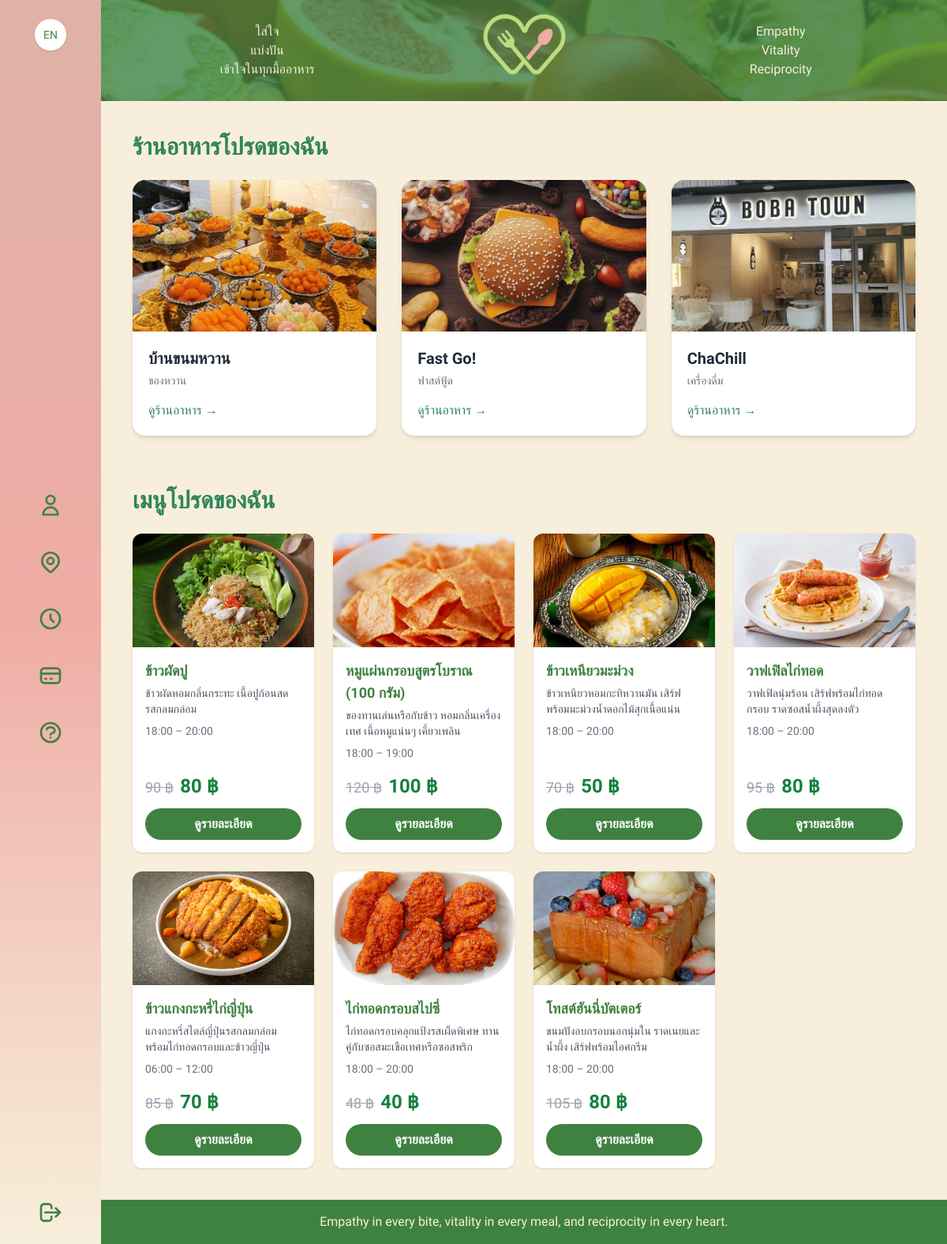
The page /favorites/ (signed in) on the database its author committed.
### myapp/models.py (models this page shows, shortened)
class Restaurant(models.Model):
    name       = models.CharField("ชื่อร้าน", max_length=100)
    category   = models.ForeignKey(Category, on_delete=models.SET_NULL,
                                   null=True, related_name='restaurants')
    image      = models.ImageField("รูปภาพร้าน", upload_to='restaurants/', blank=True)
    description= models.TextField("คำอธิบาย", blank=True)
    favorites  = models.ManyToManyField(User,
                       blank=True,
                       related_name='favorite_restaurants',
                       verbose_name="ผู้ที่ชื่นชอบ")
    class Meta:
        verbose_name        = "ร้านอาหาร"
        verbose_name_plural = "ร้านอาหาร"

class Category(models.Model):
    name         = models.SlugField("รหัสหมวด", max_length=50, unique=True)
    display_name = models.CharField("ชื่อหมวด", max_length=100)
    image        = models.ImageField("รูปหมวด", upload_to='categories/', blank=True, null=True)
    class Meta:
        verbose_name        = "หมวดหมู่อาหาร"
        verbose_name_plural = "หมวดหมู่อาหาร"

class Menu(models.Model):
    restaurant      = models.ForeignKey(
        'Restaurant',
        on_delete=models.CASCADE,
        related_name='menus',
        verbose_name='ร้านอาหาร'
    )
    title           = models.CharField("ชื่อเมนู", max_length=100)
    image           = models.ImageField("รูปเมนู", upload_to='menus/', blank=True)
    description     = models.TextField("คำอธิบายสั้น", blank=True)
    details         = models.TextField("รายละเอียดเพิ่มเติม", blank=True)
    price           = models.DecimalField("ราคาปกติ", max_digits=8, decimal_places=2)
    discount_price  = models.DecimalField(
    "ราคาหลังลด", max_digits=8, decimal_places=2,
    default=0.0,
    help_text="ถ้าไม่ลด ก็ใส่เท่ากับราคาปกติ"
    )
    start_time      = models.TimeField(
        "เวลาเริ่มขาย", default=timezone.now,
        help_text="เช่น 10:00:00"
    )
    end_time        = models.TimeField(
        "เวลาปิดขาย", default=timezone.now,
        help_text="เช่น 22:00:00"
    )
    favorites       = models.ManyToManyField(
        settings.AUTH_USER_MODEL,
        blank=True,
        related_name='favorite_menus',
        verbose_name="ผู้ที่ชื่นชอบ"
    )
    class Meta:
        verbose_name        = "เมนู"
        verbose_name_plural = "เมนู"
    @property
    def sold_count(self):
        """
        สมมติว่าคุณมี OrderItem model ที่มี
        ForeignKey ไปที่ Menu และ field ชื่อ 'quantity'
        """
        result = self.orderitem_set.aggregate(total=Sum('quantity'))['total']
        return result or 0
    sold_count.fget.short_description = "ขายแล้ว"

### myapp/views.py (the view)
# urls.py: path('favorites/', views.favorites_view, name='favorites'),
@login_required
def favorites_view(request):
    fav_rests = request.user.favorite_restaurants.all()
    fav_menus = request.user.favorite_menus.all()
    fav_deals = FavoriteDeal.objects.filter(
        user=request.user
    ).select_related('deal')
    return render(request, 'favorites.html', {
        'favorite_restaurants': fav_rests,
        'favorite_menus'      : fav_menus,
        'favorite_deals'      : fav_deals,
    })

### myapp/templates/favorites.html (shortened to what this page needs)
{% extends 'base.html' %}
{% load static %}
{% load currency_filters %}
{% load i18n %}
{% block content %}
<div class="container mx-auto px-4 py-10">
  <section class="mb-16">
    <h2 class="text-3xl font-extrabold text-[#2F855A] mb-6">{% trans "My Favorite Restaurants" %}</h2>
    {% if favorite_restaurants %}
      <div class="grid gap-8 sm:grid-cols-2 lg:grid-cols-3">
        {% for r in favorite_restaurants %}
          <div class="group relative bg-white rounded-2xl overflow-hidden shadow-md hover:shadow-xl transition-shadow duration-300">
            {% if r.image %}
              <img
                src="{{ r.image.url }}"
                alt="{{ r.name }}"
                class="w-full h-48 object-cover group-hover:scale-105 transition-transform duration-300"
              >
            {% else %}
              <div class="w-full h-48 bg-gray-200 flex items-center justify-center text-gray-400">
                {% trans "No Image" %}
              </div>
            {% endif %}
            <div class="p-5">
              <h3 class="text-xl font-semibold text-gray-800">{{ r.name }}</h3>
              <p class="text-sm text-gray-500 mt-1">{{ r.category.display_name }}</p>
              <a
                href="{% url 'restaurant_detail' r.id %}"
                class="inline-block mt-4 font-medium text-[#2F855A] hover:text-[#276749] transition-colors"
              >
                {% trans "View Restaurant" %} →
              </a>
            </div>
          </div>
        {% endfor %}
      </div>
    {% endif %}
  </section>
<section>
  <h2 class="text-3xl font-extrabold text-[#2F855A] mb-6">{% trans "My Favorite Menus" %}</h2>
  {% if favorite_menus %}
    <div class="grid grid-cols-1 sm:grid-cols-2 md:grid-cols-3 lg:grid-cols-4 gap-6">
      {% for m in favorite_menus %}
        <div class="flex flex-col bg-white rounded-xl shadow hover:shadow-lg overflow-hidden transition">
          <a href="{% url 'menu_detail' m.id %}">
            {% if m.image %}
            <img src="{{ m.image.url }}"
                 alt="{{ m.title }}"
                 class="w-full h-36 object-cover">
            {% else %}
            <div class="w-full h-36 bg-gray-200 flex items-center justify-center text-gray-500">
              {% trans "No Image Available" %}
            </div>
            {% endif %}
          </a>
          <div class="p-4 flex flex-col justify-between h-full">
            <div class="flex-grow">
              <h3 class="font-bold text-[#3F8240] text-lg">{{ m.title }}</h3>
              <p class="text-sm text-gray-600 line-clamp-2 mt-1">
                {{ m.description }}
              </p>
              <p class="text-sm text-gray-500 mt-2">
                {{ m.start_time|time:"H:i" }} – {{ m.end_time|time:"H:i" }}
              </p>
            </div>
            <div class="mt-4">
              {% if m.price > m.discount_price %}
                <div class="flex items-baseline space-x-2">
                  <span class="text-gray-400 line-through text-lg">
                    {{ m.price|floatformat:0 }} ฿
                  </span>
                  <span class="text-2xl font-bold text-green-700">
                    {{ m.discount_price|floatformat:0 }} ฿
                  </span>
                </div>
              {% else %}
                <span class="text-2xl font-bold text-green-700">
                  {{ m.price|floatformat:0 }} ฿
                </span>
              {% endif %}
              <a href="{% url 'menu_detail' m.id %}"
                 class="block w-full bg-[#3F8240] hover:bg-[#2f6831] text-white py-2 text-center rounded-full font-semibold transition mt-3">
                {% trans "View Details" %}
              </a>
            </div>
          </div>
        </div>
      {% endfor %}
    </div>
  {% endif %}
</section>
{% endblock %}

### myapp/templates/base.html (style rules this page uses)
body { font-family:'Prompt','Montserrat',sans-serif; }

### rows shown on the page
Restaurant: image (picture), name "บ้านขนมหวาน", category.display_name "ของหวาน"
Restaurant: image (picture), name "Fast Go!", category.display_name "ฟาสต์ฟู้ด"
Restaurant: image (picture), name "ChaChill", category.display_name "เครื่องดื่ม"
Menu: image (picture), title "ข้าวผัดปู", description "ข้าวผัดหอมกลิ่นกระทะ เนื้อปูก้อนสด รสกลมกล่อม", start_time "18:00", end_time "20:00", price "90", discount_price "80"
Menu: image (picture), title "หมูแผ่นกรอบสูตรโบราณ (100 กรัม)", description "ของทานเล่นหรือกับข้าว หอมกลิ่นเครื่องเทศ เนื้อหมูแน่นๆ เคี้ยวเพลิน", start_time "18:00", end_time "19:00", price "120", discount_price "100"
Menu: image (picture), title "ข้าวเหนียวมะม่วง", description "ข้าวเหนียวหอมกะทิหวานมัน เสิร์ฟพร้อมมะม่วงน้ำดอกไม้สุกเนื้อแน่น", start_time "18:00", end_time "20:00", price "70", discount_price "50"
Menu: image (picture), title "วาฟเฟิลไก่ทอด", description "วาฟเฟิลนุ่มร้อน เสิร์ฟพร้อมไก่ทอดกรอบ ราดซอสน้ำผึ้งสุดลงตัว", start_time "18:00", end_time "20:00", price "95", discount_price "80"
Menu: image (picture), title "ข้าวแกงกะหรี่ไก่ญี่ปุ่น", description "แกงกะหรี่สไตล์ญี่ปุ่นรสกลมกล่อม พร้อมไก่ทอดกรอบและข้าวญี่ปุ่น", start_time "06:00", end_time "12:00", price "85", discount_price "70"
Menu: image (picture), title "ไก่ทอดกรอบสไปซี่", description "ไก่ทอดกรอบคลุกแป้งรสเผ็ดพิเศษ ทานคู่กับซอสมะเขือเทศหรือซอสพริก", start_time "18:00", end_time "20:00", price "48", discount_price "40"
Menu: image (picture), title "โทสต์ฮันนี่บัตเตอร์", description "ขนมปังอบกรอบนอกนุ่มใน ราดเนยและน้ำผึ้ง เสิร์ฟพร้อมไอศกรีม", start_time "18:00", end_time "20:00", price "105", discount_price "80"
